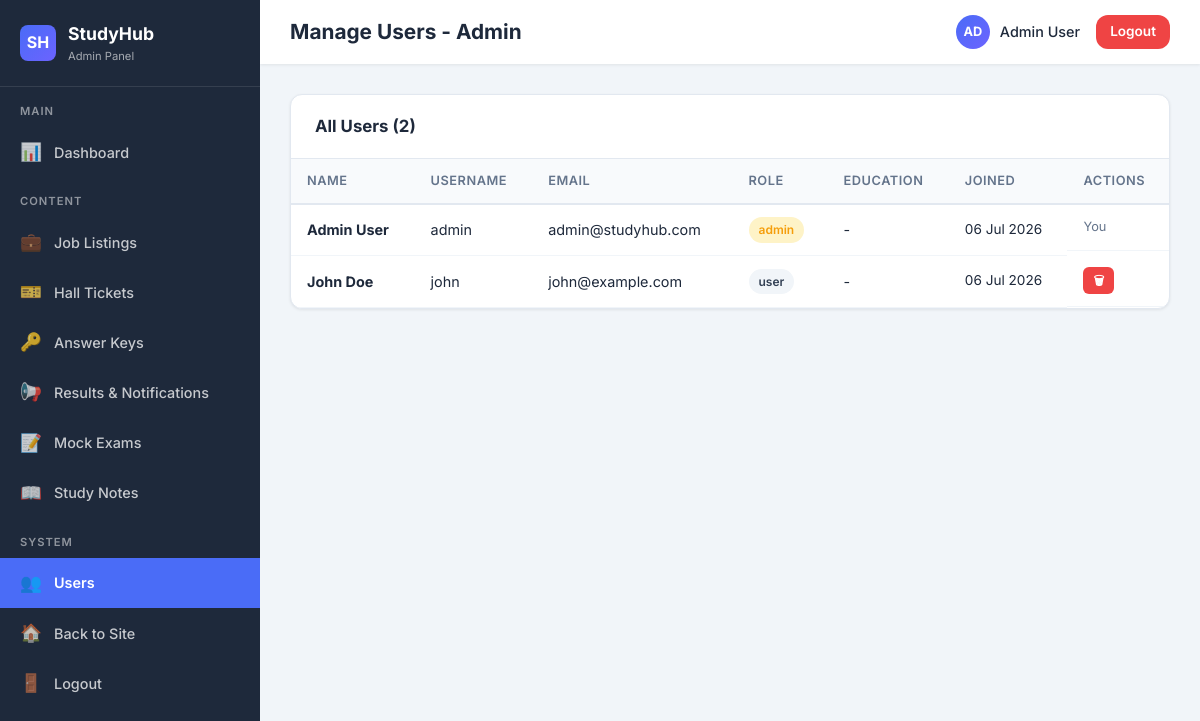
The page /admin/users.php (signed in) on the database its author committed.
### tables this page shows
CREATE TABLE users (
    id INT AUTO_INCREMENT PRIMARY KEY,
    username VARCHAR(50) NOT NULL UNIQUE,
    email VARCHAR(100) NOT NULL UNIQUE,
    password VARCHAR(255) NOT NULL,
    full_name VARCHAR(100),
    avatar VARCHAR(255) DEFAULT 'default.png',
    bio TEXT,
    education VARCHAR(255),
    role ENUM('user', 'admin') DEFAULT 'user',
    created_at TIMESTAMP DEFAULT CURRENT_TIMESTAMP,
    updated_at TIMESTAMP DEFAULT CURRENT_TIMESTAMP ON UPDATE CURRENT_TIMESTAMP
);

### config/database.php (called while the page is built, shortened)
<?php
function getUser($conn, $user_id) {
    $stmt = $conn->prepare("SELECT * FROM users WHERE id = ?");
    $stmt->bind_param("i", $user_id);
    $stmt->execute();
    $result = $stmt->get_result();
    return $result->fetch_assoc();
}

### admin/users.php (the view, shortened to what this page needs)
<?php
$page_title = 'Manage Users';
include 'includes/header.php';
$users = $conn->query("SELECT id, username, email, full_name, role, education, created_at FROM users ORDER BY created_at DESC");
?>
<div class="admin-card">
    <div class="admin-card-header"><h3>All Users (<?php echo $users->num_rows; ?>)</h3></div>
    <div class="admin-card-body" style="padding:0;">
        <table class="admin-table">
            <thead><tr><th>Name</th><th>Username</th><th>Email</th><th>Role</th><th>Education</th><th>Joined</th><th>Actions</th></tr></thead>
            <tbody>
                <?php while ($u = $users->fetch_assoc()): ?>
                <tr>
                    <td><strong><?php echo htmlspecialchars($u['full_name'] ?: '-'); ?></strong></td>
                    <td><?php echo htmlspecialchars($u['username']); ?></td>
                    <td><?php echo htmlspecialchars($u['email']); ?></td>
                    <td><span class="admin-badge" style="background:<?php echo $u['role']=='admin'?'var(--warning-light)':'var(--gray-100)'; ?>;color:<?php echo $u['role']=='admin'?'var(--warning)':'var(--gray-700)'; ?>;"><?php echo $u['role']; ?></span></td>
                    <td><?php echo htmlspecialchars($u['education'] ?? '-'); ?></td>
                    <td style="font-size:0.85rem;"><?php echo date('d M Y', strtotime($u['created_at'])); ?></td>
                    <td class="actions">
                        <?php if ($u['id'] != $_SESSION['user_id']): ?>
                            <a href="users.php?del=<?php echo $u['id']; ?>" class="btn btn-sm btn-danger btn-xs" onclick="return confirm('Delete user <?php echo htmlspecialchars($u['username']); ?>?')">🗑</a>
                        <?php else: ?>
                            <span style="font-size:0.8rem;color:var(--gray-500);">You</span>
                        <?php endif; ?>
                    </td>
                </tr>
                <?php endwhile; ?>
            </tbody>
        </table>
    </div>
</div>
<?php include 'includes/footer.php'; ?>

### admin/includes/header.php (shortened to what this page needs)
<?php
require_once dirname(__DIR__, 2) . '/config/database.php';
$current_page = basename($_SERVER['PHP_SELF']);
$admin_user = getUser($conn, $_SESSION['user_id']);
$page_title = isset($page_title) ? $page_title . ' - Admin' : 'Admin Panel';
?><!DOCTYPE html>
<html lang="en">
<head>
    <link rel="stylesheet" href="<?php echo SITE_URL; ?>/css/style.css">
    <link rel="stylesheet" href="css/admin.css">
</head>
<body>
<div class="admin-wrapper">
    <aside class="admin-sidebar" id="adminSidebar">
        <div class="admin-sidebar-header">
            <div class="logo-icon">SH</div>
            <div>
                <h3>StudyHub</h3>
                <small>Admin Panel</small>
            </div>
        </div>
        <div class="nav-section">Main</div>
        <a href="index.php" class="<?php echo $current_page == 'index.php' ? 'active' : ''; ?>">
            <span class="icon">📊</span> <span>Dashboard</span>
        </a>
        <div class="nav-section">Content</div>
        <a href="jobs.php" class="<?php echo $current_page == 'jobs.php' || $current_page == 'job_add.php' || $current_page == 'job_edit.php' ? 'active' : ''; ?>">
            <span class="icon">💼</span> <span>Job Listings</span>
        </a>
        <a href="hall_tickets.php" class="<?php echo $current_page == 'hall_tickets.php' || $current_page == 'hall_ticket_add.php' || $current_page == 'hall_ticket_edit.php' ? 'active' : ''; ?>">
            <span class="icon">🎫</span> <span>Hall Tickets</span>
        </a>
        <a href="answer_keys.php" class="<?php echo $current_page == 'answer_keys.php' || $current_page == 'answer_key_add.php' || $current_page == 'answer_key_edit.php' ? 'active' : ''; ?>">
            <span class="icon">🔑</span> <span>Answer Keys</span>
        </a>
        <a href="results.php" class="<?php echo $current_page == 'results.php' || $current_page == 'result_add.php' || $current_page == 'result_edit.php' ? 'active' : ''; ?>">
            <span class="icon">📢</span> <span>Results & Notifications</span>
        </a>
        <a href="exams.php" class="<?php echo $current_page == 'exams.php' || $current_page == 'exam_add.php' || $current_page == 'exam_edit.php' || $current_page == 'questions.php' ? 'active' : ''; ?>">
            <span class="icon">📝</span> <span>Mock Exams</span>
        </a>
        <a href="notes.php" class="<?php echo $current_page == 'notes.php' || $current_page == 'note_add.php' || $current_page == 'note_edit.php' ? 'active' : ''; ?>">
            <span class="icon">📖</span> <span>Study Notes</span>
        </a>
        <div class="nav-section">System</div>
        <a href="users.php" class="<?php echo $current_page == 'users.php' ? 'active' : ''; ?>">
            <span class="icon">👥</span> <span>Users</span>
        </a>
        <a href="<?php echo SITE_URL; ?>/index.php">
            <span class="icon">🏠</span> <span>Back to Site</span>
        </a>
        <a href="<?php echo SITE_URL; ?>/auth/logout.php">
            <span class="icon">🚪</span> <span>Logout</span>
        </a>
    </aside>
    <div class="admin-main">
        <div class="admin-topbar">
            <div style="display:flex;align-items:center;gap:12px;">
                <h2><?php echo $page_title ?? 'Dashboard'; ?></h2>
            </div>
            <div class="admin-topbar-right">
                <span class="admin-user">
                    <span class="admin-avatar"><?php echo strtoupper(substr($admin_user['full_name'] ?: $admin_user['username'], 0, 2)); ?></span>
                    <?php echo htmlspecialchars($admin_user['full_name'] ?: $admin_user['username']); ?>
                </span>
                <a href="<?php echo SITE_URL; ?>/auth/logout.php" class="btn btn-sm" style="background:var(--danger);color:white;">Logout</a>
            </div>
        </div>
        <div class="admin-content">

### css/style.css (style rules this page uses)
:root { --primary: #4A6CF7; --primary-dark: #3B5DE7; --primary-light: #EEF1FF; --secondary: #6C63FF; --success: #10B981; --success-light: #D1FAE5; --warning: #F59E0B; --warning-light: #FEF3C7; --danger: #EF4444; --danger-light: #FEE2E2; --info: #3B82F6; --info-light: #DBEAFE; --dark: #0F172A; --gray-900: #1E293B; --gray-700: #334155; --gray-500: #64748B; --gray-300: #CBD5E1; --gray-200: #E2E8F0; --gray-100: #F1F5F9; --white: #FFFFFF; --bg: #F8FAFC; --shadow-sm: 0 1px 2px rgba(0,0,0,0.05); --shadow: 0 4px 6px -1px rgba(0,0,0,0.1), 0 2px 4px -2px rgba(0,0,0,0.1); --shadow-lg: 0 10px 15px -3px rgba(0,0,0,0.1), 0 4px 6px -4px rgba(0,0,0,0.1); --shadow-xl: 0 20px 25px -5px rgba(0,0,0,0.1), 0 8px 10px -6px rgba(0,0,0,0.1); --radius: 12px; --radius-lg: 16px; --radius-full: 9999px; --transition: all 0.3s cubic-bezier(0.4, 0, 0.2, 1); }
*, *::before, *::after { box-sizing: border-box; margin: 0; padding: 0; }
html { scroll-behavior: smooth; }
body { font-family: 'Inter', -apple-system, BlinkMacSystemFont, sans-serif; background: var(--bg); color: var(--gray-900); line-height: 1.6; min-height: 100vh; }
a { text-decoration: none; color: var(--primary); transition: var(--transition); }
.logo-icon { width: 38px; height: 38px; background: linear-gradient(135deg, var(--primary), var(--secondary)); border-radius: 10px; display: flex; align-items: center; justify-content: center; color: white; font-size: 1.2rem; font-weight: 700; }
.btn { display: inline-flex; align-items: center; justify-content: center; gap: 8px; padding: 10px 24px; border-radius: var(--radius); font-weight: 600; font-size: 0.95rem; border: none; cursor: pointer; transition: var(--transition); font-family: inherit; }
.btn-danger { background: var(--danger); color: var(--white); }
.btn-sm { padding: 6px 14px; font-size: 0.85rem; }

### rows shown on the page
users: full_name "AD", full_name "Admin User", username "admin", email "admin@studyhub.com", role "admin", education "-", created_at "06 Jul 2026", shows "You"
users: full_name "John Doe", username "john", email "john@example.com", role "user", education "-", created_at "06 Jul 2026"

### other values the page prints
$page_title "Manage Users - Admin"
$users->num_rows "2"
